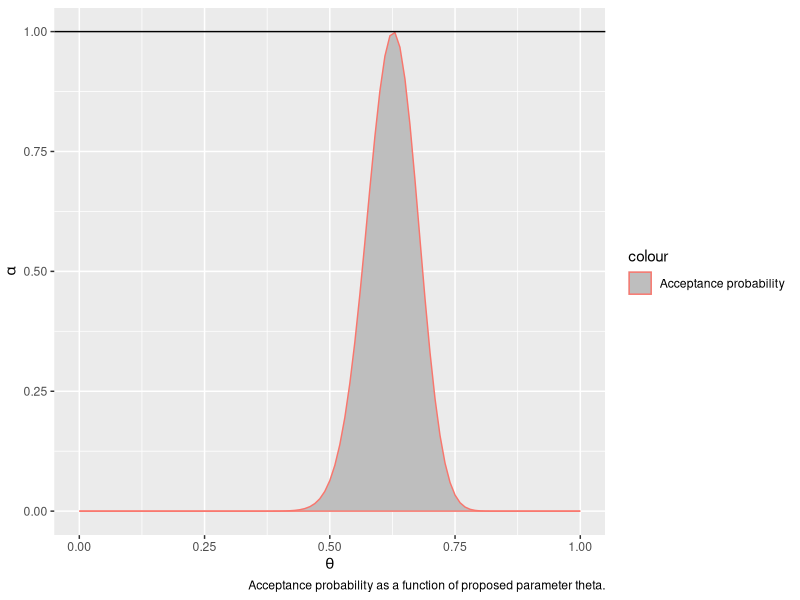
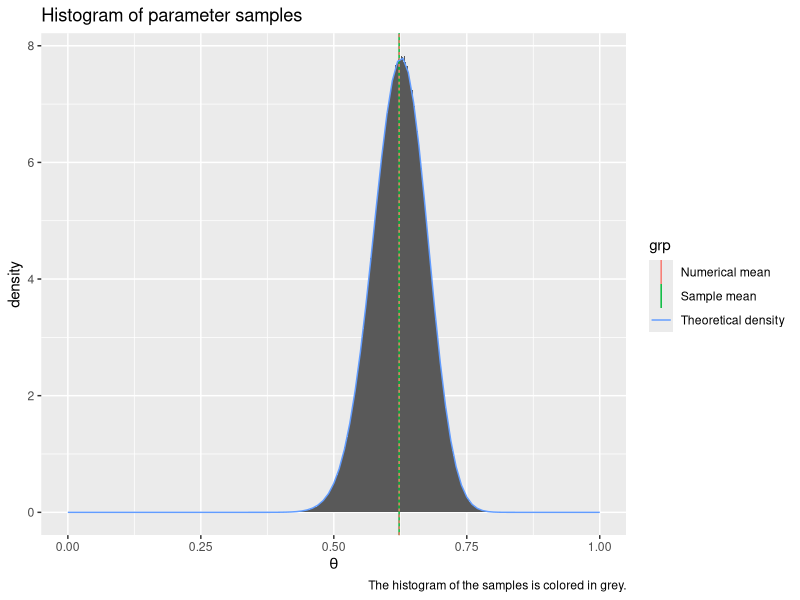
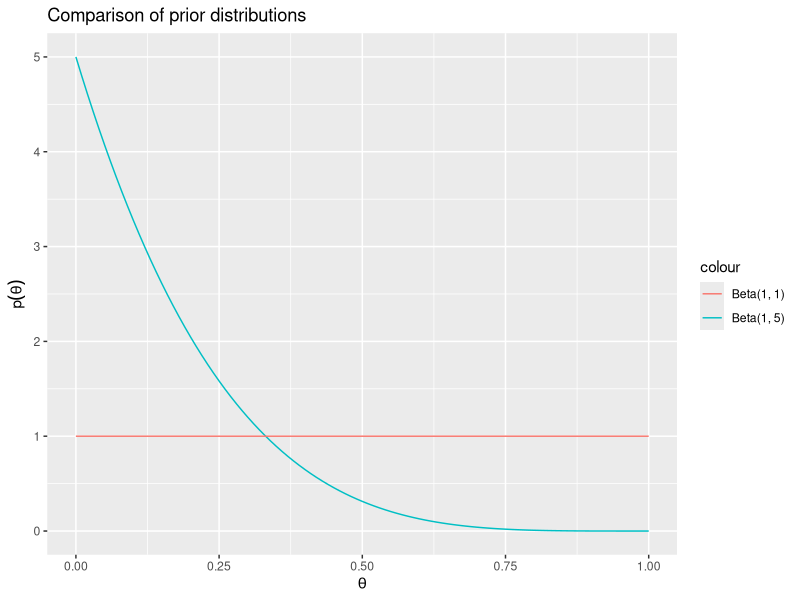
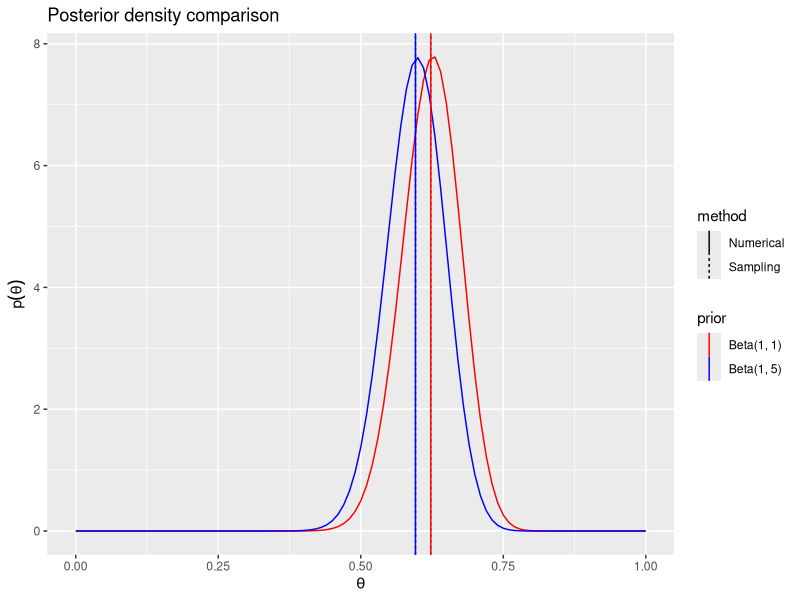
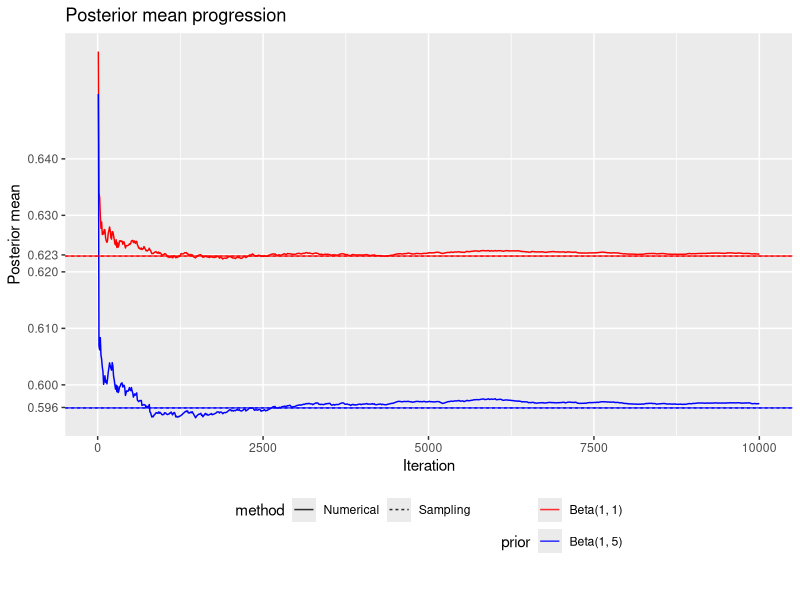

R code for these plots, in order:
## ---- chunk 1
library(ggplot2)
library(tibble)
library(knitr)
library(kableExtra)
library(purrr)
data <- tibble(
  cellCount = c("$y_1 = 125$", "$y_2 = 18$", "$y_3 = 20$", "$y_4 = 34$"),
  probability = c("$\\frac{1}{2} + \\frac{\\theta}{4}$", "$\\frac{1 - \\theta}{4}$", "$\\frac{1 - \\theta}{4}$", "$\\frac{\\theta}{4}$")
)
data %>%
  kable(
    col.names = c("Cell count", "Probability"),
    caption = "Table 1: Genetic linkage data", 
    escape = FALSE
  )
## ---- chunk 2
construct_f <- function(y) {
  #' Return proportional distribution function for f which satisfies max(f) = 1

  # Proportional function of f in log-space
  unscaled_log_f <- function(theta) {
    y[1] * log(2 + theta) + (y[2] + y[3]) * log(1 - theta) + y[4] * log(theta)
  }

  # Find the maxima of this function in log-space
  log_maxima <- optimize(
    f = unscaled_log_f,
    maximum = TRUE,
    interval = c(0, 1)
  )$objective
  
  # Scale f to have max value 1
  # NB! This does not integrate to 1, so it is not a proper density function!
  # You can use make_density for that purpose.
  scaled_f <- function(theta) {
    return(exp(unscaled_log_f(theta) - log_maxima))
  }
  return(scaled_f)
}
## ---- chunk 3
make_density <- function(f, lower = 0, upper = 1) {
  #' Given f, returns a new function which integrates to 1 over the given interval
  normalizer = integrate(f, lower = lower, upper = upper)$value
  normalized_function <- function(...) {
    return(f(...) / normalizer)
  }
  return(normalized_function)
}
## ---- chunk 4
sample_theta <- function(n, y) {
  #' Generate n theta samples from f function, given 4-vector y
  #' Returns a list with thetas key to $theta,
  #' and the number of tries keyed to $tries.
  f_density <- construct_f(y = y)
  found <- vector()
  tries <- 0
  while(length(found) < n) {
    # Number of samples that remain to be found
    remaining <- n - length(found)
    tries <- tries + remaining

    # These are proposed values that might be accepted...
    x <- runif(remaining)

    # ... with acceptance probability
    alpha <- f_density(x)

    # Append the values that get accepted
    u <- runif(remaining)
    success <- u <= alpha
    found <- c(found, x[success])
  }
  return(list(theta = found, tries = tries))
}
## ---- chunk 5
y <- c(125, 18, 20, 34)
f_scaled_density <- construct_f(y = y)
df <- enframe(rnorm(1))
ggplot(data = df) + aes(x = value) +
  stat_function(
    fun = f_scaled_density,
    xlim = c(0, 1),
    mapping = aes(col = 'Acceptance probability'),
    geom = "area",
    fill = "gray"
  ) +
  geom_hline (
    yintercept = 1,
    mapping = aes(col = 'Uniform distribution')
  ) +
  scale_y_continuous(
    name = expression(alpha)
  ) +
  scale_x_continuous(
    name = expression(theta)
  ) +
  labs(
    caption = "Acceptance probability as a function of proposed parameter theta."
  )
## ---- chunk 6
M <- 10000000
theta_sampling_result <- sample_theta(n = M, y = y)
theta_samples <- enframe(theta_sampling_result$theta)
## ---- chunk 7
thetaSampleMean <- mean(theta_samples$value)
## ---- chunk 8
f_density <- make_density(f_scaled_density)
thetaExpectedMean <- integrate(
  f = function(theta) theta * f_density(theta),
  lower = 0,
  upper = 1
)$value
## ---- chunk 9
means <- tibble(
  xint = c(thetaSampleMean, thetaExpectedMean),
  grp = c("Sample mean", "Numerical mean")
)
binWidth = 0.001
theta_samples %>%
  ggplot() +
  geom_histogram(
    mapping = aes(x = value, y = ..density..),
    binwidth = binWidth,
    boundary = 0,
    size = 0
  ) +
  geom_vline(
    data = means,
    aes(
      xintercept = xint,
      col = grp,
      linetype = c("dashed", "dotted")
    )
  ) +
  stat_function(
    fun = f_density,
    xlim = c(0, 1),
    aes(col = 'Theoretical density')
  ) +
  guides(linetype = FALSE) +
  scale_x_continuous(
    name = expression(theta),
    limits = c(0, 1)
  ) +
  labs(
    title = "Histogram of parameter samples",
    caption = "The histogram of the samples is colored in grey."
  )
## ---- chunk 10
means %>%
  kable(
    col.names = c("Posterior mean", "Method"),
    caption = "Table 2: Posterior mean calculation comparison"
  )
## ---- chunk 11
average_theta_tries <- theta_sampling_result$tries / M
cNumeric = optimize(
  f = f_density,
  interval = c(0, 1),
  maximum = TRUE
)$objective
attempts <- tibble(
  method = c("Sampling", "Theoretical"),
  attempts = c(average_theta_tries, cNumeric)
)
attempts %>%
  kable(
    caption = "Table 3: Required proposals for each accepted sample",
    col.names = c("Method", "Required proposals")
  )
## ---- chunk 12
alpha <- 1
beta <- 5
tibble(x = c(0, 1)) %>%
  ggplot(aes(x)) +
  stat_function(
    fun = partial(dbeta, shape1 = alpha, shape2 = beta),
    aes(col = "Beta(1, 5)")
  ) +
  stat_function(
    fun = partial(dbeta, shape1 = 1, shape2 = 1),
    aes(col = "Beta(1, 1)")
  ) +
  scale_x_continuous(
    name = expression(theta)
  ) +
  scale_y_continuous(
    name = expression(p(theta)),
    limits = c(0, NA)
  ) +
  labs(
    title = "Comparison of prior distributions"
  )
## ---- chunk 13
posteriorMean <- function(theta_samples, beta = 5) {
  weights <- (1 - theta_samples) ** (beta - 1)
  importanceThetaMean <- sum(theta_samples * weights) / sum(weights)
  return(importanceThetaMean)
}
importanceThetaMean <- posteriorMean(theta_samples = theta_samples$value)
## ---- chunk 14
generatePosterior <- function(y, alpha = 1, beta = 5) {
  log_unscaled = function(theta) {
    y[1] * log(2 + theta) + (y[2] + y[3] + beta - 1) * log(1 - theta) + (y[4] + alpha - 1) * log(theta)
  }
  normalizingConstant <- integrate(
    f = function(theta) exp(log_unscaled(theta)),
    lower = 0,
    upper = 1
  )$value
  scaledPosterior <- function(theta) {
    return(exp(log_unscaled(theta)) / normalizingConstant)
  }
  return(scaledPosterior)
}
newPosterior <- generatePosterior(y = y, beta = 5)
newPosteriorIntegralMean <- integrate(
  f = function(theta) theta * newPosterior(theta),
  lower = 0,
  upper = 1
)$value

oldPosterior <- generatePosterior(y = y, beta = 1)
oldPosteriorIntegralMean <- integrate(
  f = function(theta) theta * oldPosterior(theta),
  lower = 0,
  upper = 1
)$value
## ---- chunk 15
meanResults <- tibble(
  posteriorMeans=c(
    mean(theta_samples$value),
    importanceThetaMean,
    oldPosteriorIntegralMean,
    newPosteriorIntegralMean
  ),
  prior = c(
    "Beta(1, 1)",
    "Beta(1, 5)",
    "Beta(1, 1)", 
    "Beta(1, 5)"
  ),
  method = c(
    "Sampling",
    "Sampling",
    "Numerical", 
    "Numerical"
  ),
  grp=c(
    "Old posterior asymptotic",
    "New posterior asymptotic",
    "Old posterior numerical integration",
    "New posterior numerical integration"
  )
)

ggplot(data = data.frame(x = c(0, 1))) +
  aes(x) +
  stat_function(
    fun = oldPosterior,
    xlim = c(0, 1),
    col = "red"
  ) +
  stat_function(
    fun = newPosterior,
    xlim = c(0, 1),
    col = "blue"
  ) +
  geom_vline(
    data = meanResults,
    mapping = aes(
      xintercept = posteriorMeans,
      col = prior,
      linetype = method
    )
  ) +
  scale_x_continuous(
    name = expression(theta)
  ) +
  scale_y_continuous(
    name = expression(p(theta))
  ) +
  scale_colour_manual(
    values = c("red", "blue")
  ) +
  labs(
    title = "Posterior density comparison"
  )
## ---- chunk 16
# Take the first 10 thousand iterations with step size = 10
row_seq <- seq(10, 10000, 10)

# Subset the first k samples of theta under the uniform prior
thetaSubsets <- lapply(row_seq, function(k) theta_samples$value[1:k])

# Calculate the posterior mean under the old and new prior
meanProgression <- tibble(
  iteration = row_seq,
  oldPosterior = sapply(thetaSubsets, mean),
  newPosterior = sapply(thetaSubsets, posteriorMean)
)

# Plot the posterior mean progressions
meanProgression %>%
  ggplot(aes(x = iteration, posteriorMean)) +
  geom_line(
    aes(y = oldPosterior),
    col = "red"
  ) +
  geom_line(
    aes(y = newPosterior),
    col = "blue"
  ) +
  geom_hline(
    data = meanResults,
    aes(
      yintercept = posteriorMeans,
      col = prior,
      linetype = method
    ),
    alpha = 0.8
  ) +
  theme(legend.position = "bottom") +
  guides(col=guide_legend(nrow=3, byrow = FALSE)) +
  ylab("Posterior mean") +
  xlab("Iteration") +
  scale_y_continuous(
    breaks = c(
      seq(0.59, 0.64, 0.01),
      round(oldPosteriorIntegralMean, digits = 3),
      round(newPosteriorIntegralMean, digits = 3)
    ),
    limits = c(NA, NA)
  ) +
  scale_colour_manual(
    values = c("red", "blue")
  ) +
  theme(
    panel.grid.minor.y = element_blank()
  ) + labs(
    title = "Posterior mean progression"
  )
